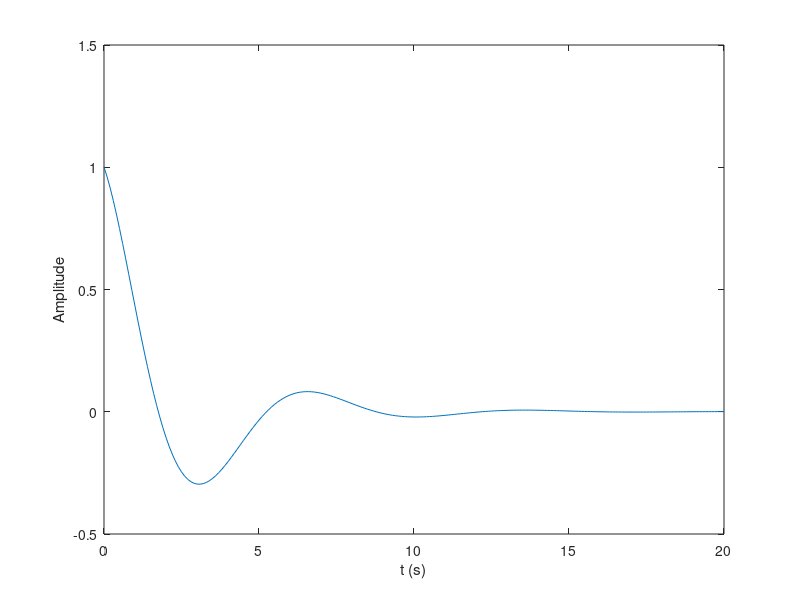

Source code (MATLAB):
close all
if exist('t')
disp('t is set');
  else
    t=0:0.1:20;
end
e1 =  -0.3700 + 0.8973i;
e2 =   0.0034 + 0.0675i;
x=exp(e1*t)+0.001*exp(e2*t);
plot(t,real(x))
xlabel('t (s)');ylabel('Amplitude');
